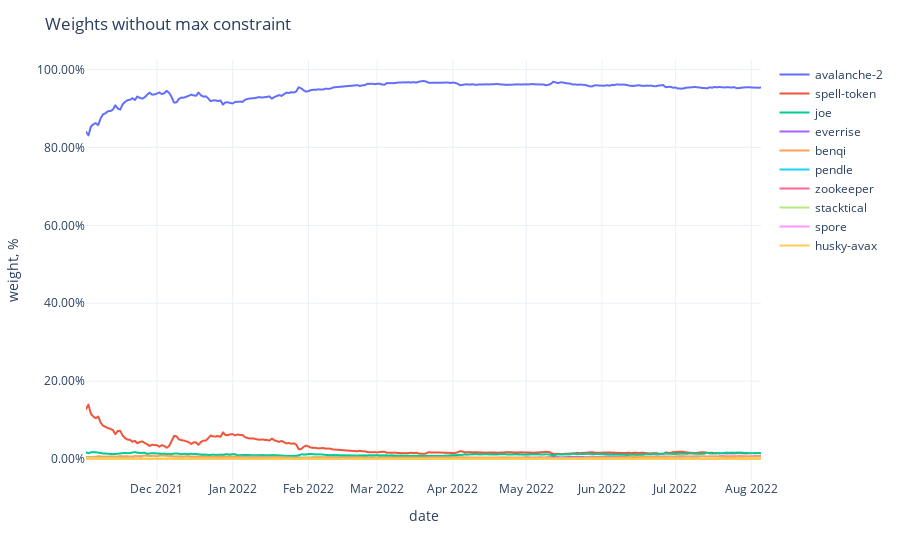

The notebook cell this image was saved under:
### Code cell
fig = px.line(weights,
              labels={'value': 'weight, %', 'variable': ''})
fig.update_traces(
    hovertemplate="%{y}"
)
fig.update_yaxes(
    tickformat=".2%",
)
fig.update_xaxes(
    showspikes=True,
    spikethickness=2,
    spikedash="dot",
    spikecolor="#999999",
    spikemode="across",
)
fig.update_layout(
    ## showlegend=False,
    hovermode="x",
    hoverdistance=100,  ## Distance to show hover label of data point
    spikedistance=1000,  ## Distance to show spike
    template='plotly_white',
    title='Weights without max constraint'
)

### Figure 1 — Plotly figure (JSON) as saved in the notebook; plotly's stock layout.template omitted (floating-point values rounded to 4 significant figures; data arrays with more than 128 entries replaced by an {"elided": "..."} marker saying what was removed)
{"data": [{"hovertemplate": "%{y}", "legendgroup": "avalanche-2", "line": {"color": "#636efa", "dash": "solid"}, "marker": {"symbol": "circle"}, "mode": "lines", "name": "avalanche-2", "showlegend": true, "type": "scattergl", "x": {"elided": "268 str values"}, "xaxis": "x", "y": {"elided": "268 float values"}, "yaxis": "y"}, {"hovertemplate": "%{y}", "legendgroup": "spell-token", "line": {"color": "#EF553B", "dash": "solid"}, "marker": {"symbol": "circle"}, "mode": "lines", "name": "spell-token", "showlegend": true, "type": "scattergl", "x": {"elided": "268 str values"}, "xaxis": "x", "y": {"elided": "268 float values"}, "yaxis": "y"}, {"hovertemplate": "%{y}", "legendgroup": "joe", "line": {"color": "#00cc96", "dash": "solid"}, "marker": {"symbol": "circle"}, "mode": "lines", "name": "joe", "showlegend": true, "type": "scattergl", "x": {"elided": "268 str values"}, "xaxis": "x", "y": {"elided": "268 float values"}, "yaxis": "y"}, {"hovertemplate": "%{y}", "legendgroup": "everrise", "line": {"color": "#ab63fa", "dash": "solid"}, "marker": {"symbol": "circle"}, "mode": "lines", "name": "everrise", "showlegend": true, "type": "scattergl", "x": {"elided": "268 str values"}, "xaxis": "x", "y": {"elided": "268 float values"}, "yaxis": "y"}, {"hovertemplate": "%{y}", "legendgroup": "benqi", "line": {"color": "#FFA15A", "dash": "solid"}, "marker": {"symbol": "circle"}, "mode": "lines", "name": "benqi", "showlegend": true, "type": "scattergl", "x": {"elided": "268 str values"}, "xaxis": "x", "y": {"elided": "268 float values"}, "yaxis": "y"}, {"hovertemplate": "%{y}", "legendgroup": "pendle", "line": {"color": "#19d3f3", "dash": "solid"}, "marker": {"symbol": "circle"}, "mode": "lines", "name": "pendle", "showlegend": true, "type": "scattergl", "x": {"elided": "268 str values"}, "xaxis": "x", "y": {"elided": "268 float values"}, "yaxis": "y"}, {"hovertemplate": "%{y}", "legendgroup": "zookeeper", "line": {"color": "#FF6692", "dash": "solid"}, "marker": {"symbol": "circle"}, "mode": "lines", "name": "zookeeper", "showlegend": true, "type": "scattergl", "x": {"elided": "268 str values"}, "xaxis": "x", "y": {"elided": "268 float values"}, "yaxis": "y"}, {"hovertemplate": "%{y}", "legendgroup": "stacktical", "line": {"color": "#B6E880", "dash": "solid"}, "marker": {"symbol": "circle"}, "mode": "lines", "name": "stacktical", "showlegend": true, "type": "scattergl", "x": {"elided": "268 str values"}, "xaxis": "x", "y": {"elided": "268 float values"}, "yaxis": "y"}, {"hovertemplate": "%{y}", "legendgroup": "spore", "line": {"color": "#FF97FF", "dash": "solid"}, "marker": {"symbol": "circle"}, "mode": "lines", "name": "spore", "showlegend": true, "type": "scattergl", "x": {"elided": "268 str values"}, "xaxis": "x", "y": {"elided": "268 float values"}, "yaxis": "y"}, {"hovertemplate": "%{y}", "legendgroup": "husky-avax", "line": {"color": "#FECB52", "dash": "solid"}, "marker": {"symbol": "circle"}, "mode": "lines", "name": "husky-avax", "showlegend": true, "type": "scattergl", "x": {"elided": "268 str values"}, "xaxis": "x", "y": {"elided": "268 float values"}, "yaxis": "y"}], "layout": {"autosize": true, "hoverdistance": 100, "hovermode": "x", "legend": {"title": {"text": ""}, "tracegroupgap": 0}, "margin": {"t": 60}, "spikedistance": 1000, "title": {"text": "Weights without max constraint"}, "xaxis": {"anchor": "y", "autorange": true, "domain": [0, 1], "range": ["2021-11-02", "2022-08-05"], "showspikes": true, "spikecolor": "#999999", "spikedash": "dot", "spikemode": "across", "spikethickness": 2, "title": {"text": "date"}, "type": "date"}, "yaxis": {"anchor": "x", "autorange": true, "domain": [0, 1], "range": [-0.0539, 1.025], "tickformat": ".2%", "title": {"text": "weight, %"}, "type": "linear"}}}
